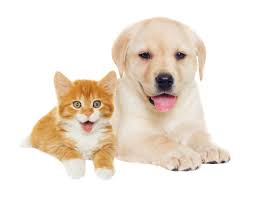
#> input picture cat-and-dog.jpeg, 253 x 199 px
$ jupyter execute 'image segmentation.ipynb'   (shell and % lines are left out)
#> lines starting #> are read from the running program, lines starting #| are printed output that depends on the picture; after the words box and inside, x2 and y2 are one past the last pixel; in counts of white or black regions, pixels touching at a corner belong together
[cell 1]
from skimage.color import rgb2gray
import numpy as np
import cv2
import matplotlib.pyplot as plt
from scipy import ndimage

[cell 2]
image = plt.imread('cat-and-dog.jpeg')
#> image is the input picture: shape (199, 253, 3); mean R, G, B 239.3, 229.1, 218.3
image.shape
plt.imshow(image)

[cell 3]
gray = rgb2gray(image)
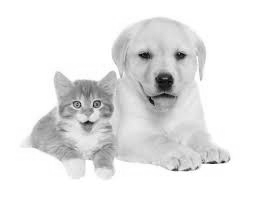
#> gray: shape (199, 253) float64; min 0.0137, max 1, mean 0.904
plt.imshow(gray, cmap='gray')

[cell 4]
gray.shape
#> Out = (199, 253)

[cell 5]
gray_r = gray.reshape(gray.shape[0]*gray.shape[1])
for i in range(gray_r.shape[0]):
    if gray_r[i] > gray_r.mean():
        gray_r[i] = 1
    else:
        gray_r[i] = 0
gray = gray_r.reshape(gray.shape[0],gray.shape[1])
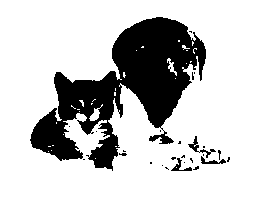
#> gray: shape (199, 253) float64; values 0 (black) and 1 (white), 76.9% white; 26 black regions (22 under 20 px), largest, box (x1, y1, x2, y2) and area: (30, 17, 206, 171) 11218, (188, 136, 216, 158) 123, (171, 158, 192, 171) 88, (201, 156, 226, 164) 83
plt.imshow(gray, cmap='gray')

[cell 6]
gray = rgb2gray(image)
gray_r = gray.reshape(gray.shape[0]*gray.shape[1])
for i in range(gray_r.shape[0]):
    if gray_r[i] > gray_r.mean():
        gray_r[i] = 3
    elif gray_r[i] > 0.5:
        gray_r[i] = 2
    elif gray_r[i] > 0.25:
        gray_r[i] = 1
    else:
        gray_r[i] = 0
gray = gray_r.reshape(gray.shape[0],gray.shape[1])
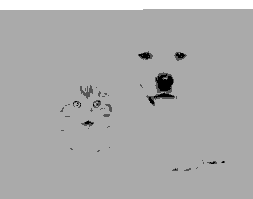
#> gray: shape (199, 253) float64; min 0, max 3, mean 2.02; drawn with min black and max white
plt.imshow(gray, cmap='gray')
